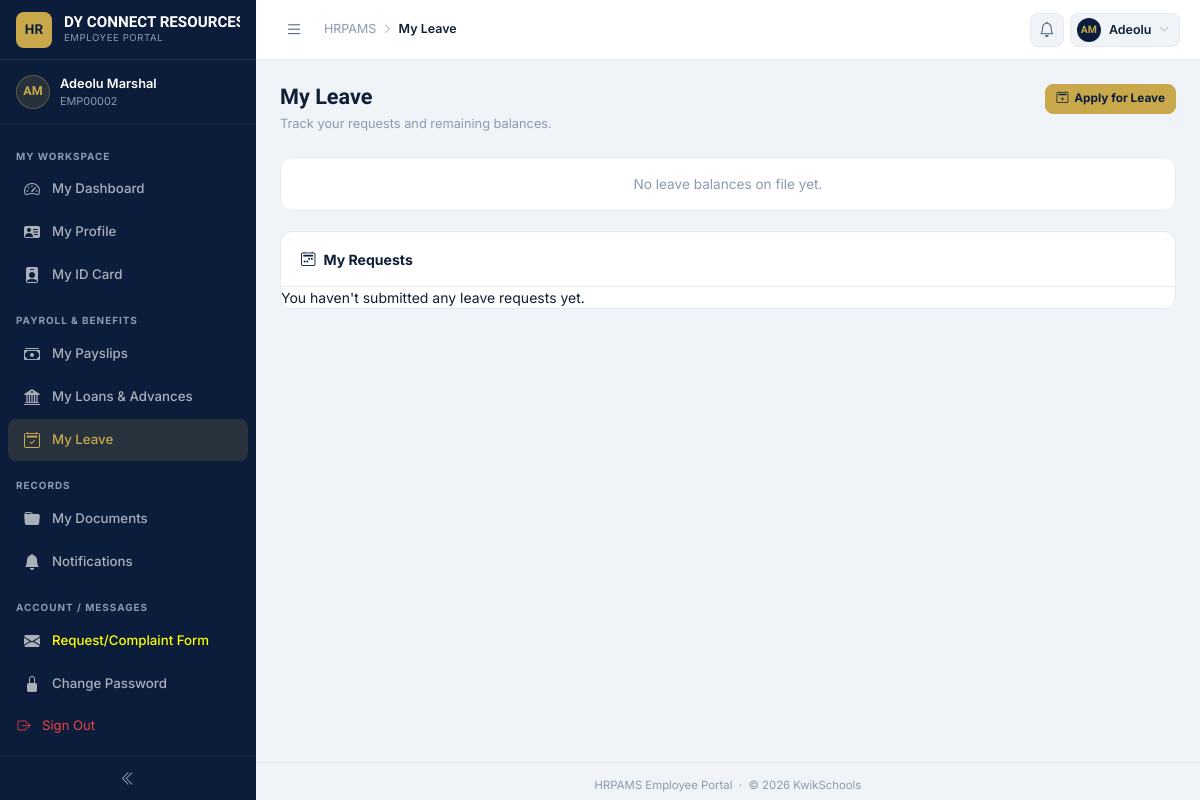
The page /leave/myleave/ (signed in) on the database as committed earlier.
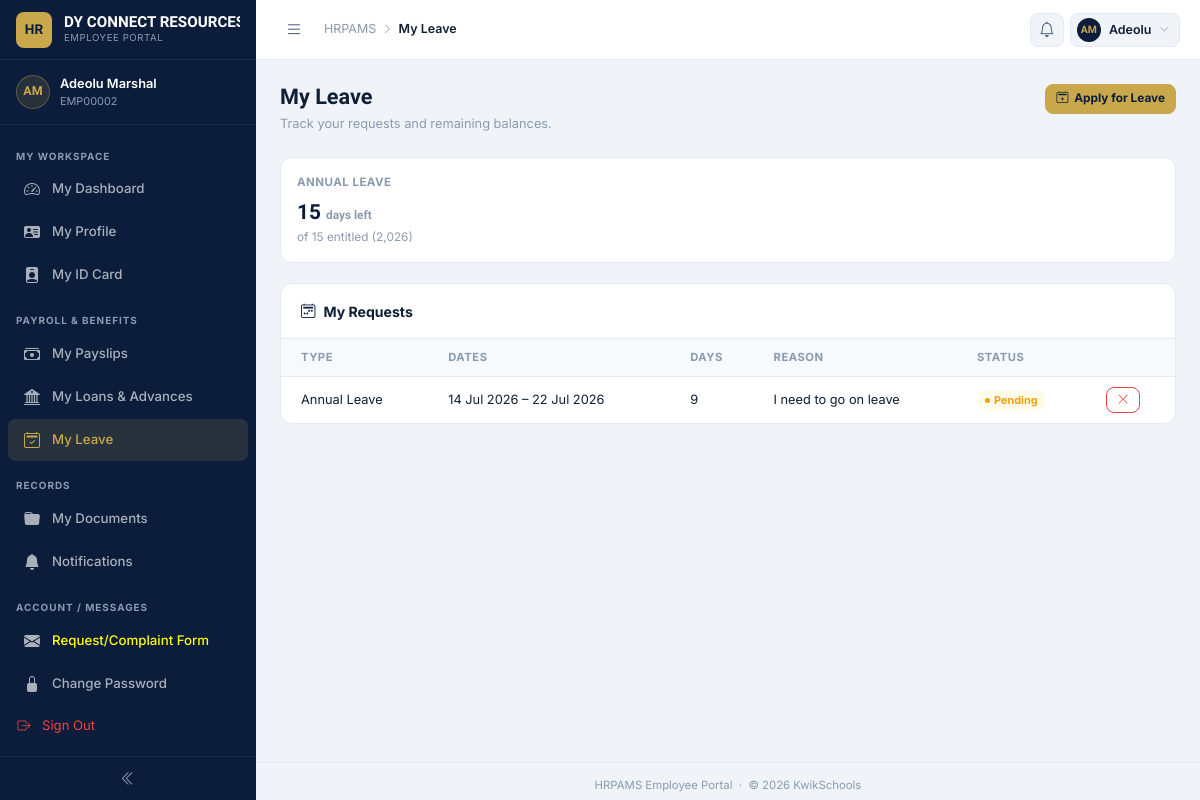
The same page on the database as committed later.
### leave/models.py (models this page shows, shortened)
class LeaveBalance(models.Model):
    staff = models.ForeignKey(Staff, on_delete=models.CASCADE, related_name="leave_balances")
    leave_type = models.ForeignKey(LeaveType, on_delete=models.PROTECT, related_name="balances")
    year = models.PositiveSmallIntegerField(default=timezone.now().year)
    entitled_days = models.PositiveSmallIntegerField(default=0)
    used_days = models.PositiveSmallIntegerField(default=0)
    created_at = models.DateTimeField(auto_now_add=True)
    updated_at = models.DateTimeField(auto_now=True)
    class Meta:
        unique_together = ("staff", "leave_type", "year")
        ordering = ["leave_type__name"]
        verbose_name = "Leave Balance"
        verbose_name_plural = "Leave Balances"
    @property
    def remaining_days(self) -> int:
        return max(self.entitled_days - self.used_days, 0)

class LeaveType(models.Model):
    name = models.CharField(max_length=60, unique=True)
    code = models.SlugField(max_length=20, unique=True, help_text="Short code, e.g. 'annual', 'sick'.")
    default_entitlement_days = models.PositiveSmallIntegerField(
        default=0,
        help_text="Days a staff member is entitled to per year for this leave type. "
                   "0 means untracked/unlimited (e.g. Compassionate Leave).",
    )
    requires_note = models.BooleanField(
        default=False,
        help_text="e.g. a medical note for Sick Leave — enforced at the UI level, not the DB level.",
    )
    is_active = models.BooleanField(default=True)
    created_at = models.DateTimeField(auto_now_add=True)
    updated_at = models.DateTimeField(auto_now=True)
    class Meta:
        ordering = ["name"]
        verbose_name = "Leave Type"

class LeaveRequest(models.Model):
    uuid = models.UUIDField(default=uuid_lib.uuid4, editable=False, unique=True, db_index=True)
    staff = models.ForeignKey(Staff, on_delete=models.CASCADE, related_name="leave_requests")
    leave_type = models.ForeignKey(LeaveType, on_delete=models.PROTECT, related_name="requests")
    start_date = models.DateField()
    end_date = models.DateField()
    days_requested = models.PositiveSmallIntegerField(
        editable=False,
        help_text="Snapshotted at submission time — never recalculated retroactively.",
    )
    reason = models.TextField()
    status = models.CharField(
        max_length=12, choices=LeaveRequestStatus.choices, default=LeaveRequestStatus.PENDING
    )
    applied_at = models.DateTimeField(auto_now_add=True)
    reviewed_by = models.ForeignKey(
        settings.AUTH_USER_MODEL, null=True, blank=True, on_delete=models.SET_NULL, related_name="+"
    )
    reviewed_at = models.DateTimeField(null=True, blank=True)
    review_note = models.CharField(max_length=255, blank=True)
    is_active = models.BooleanField(default=True)
    created_at = models.DateTimeField(auto_now_add=True)
    updated_at = models.DateTimeField(auto_now=True)
    created_by = models.ForeignKey(
        settings.AUTH_USER_MODEL, null=True, blank=True, on_delete=models.SET_NULL, related_name="+"
    )
    updated_by = models.ForeignKey(
        settings.AUTH_USER_MODEL, null=True, blank=True, on_delete=models.SET_NULL, related_name="+"
    )
    class Meta:
        ordering = ["-applied_at"]
        indexes = [
            models.Index(fields=["status"]),
            models.Index(fields=["staff", "status"]),
        ]
        verbose_name = "Leave Request"
    @property
    def is_pending(self) -> bool:
        return self.status == LeaveRequestStatus.PENDING

### leave/views.py (the view)
# urls.py: path("myleave/", MyLeaveRequestListView.as_view(), name="my_requests"),
class MyLeaveRequestListView(OwnLeaveRequestMixin, ListView):
    model = LeaveRequest
    template_name = "leave/my_requests.html"
    context_object_name = "requests"
    paginate_by = 15
    def get_queryset(self):
        return (
            LeaveRequest.objects.filter(staff=self.request.user.staff_profile)
            .select_related("leave_type")
            .order_by("-applied_at")
        )
    def get_context_data(self, **kwargs):
        ctx = super().get_context_data(**kwargs)
        ctx["page_title"] = "My Leave"
        ctx["breadcrumb"] = "My Leave"
        ctx["balances"] = LeaveBalance.objects.filter(
            staff=self.request.user.staff_profile
        ).select_related("leave_type")
        return ctx

### dashboard/context_processors.py (called while the page is built)
def corporate_identity(request):
    try:
        identity = CorporateIdentity.get_default()
    except Exception as exc:
        logger.warning(
            "Unable to load Corporate Identity: %s",
            exc,
        )
        identity = None
    return {
        "corporate_info": identity,
    }

### dashboard/models.py (called while the page is built)
    @classmethod
    def get_default(cls) -> "CorporateIdentity | None":
        return (
            cls.objects.filter(is_default=True).first()
            or cls.objects.first()
        )

### leave/mixins.py (called while the page is built)
    def dispatch(self, request, *args, **kwargs):
        if not request.user.is_authenticated:
            return self.handle_no_permission()
        if not hasattr(request.user, "staff_profile"):
            messages.error(
                request, "Your account is not linked to a staff profile. Contact HR for access."
            )
            raise PermissionDenied
        return super().dispatch(request, *args, **kwargs)

### leave/templates/leave/my_requests.html (shortened to what this page needs)
{% extends "dashboard/base_employee.html" %}
{% load static %}
{% block breadcrumb %}<span class="bc-current">My Leave</span>{% endblock %}
{% block page_header %}
<div class="page-header section-mb">
  <div>
    <div class="page-title">My Leave</div>
    <div class="page-subtitle">Track your requests and remaining balances.</div>
  </div>
  <div class="page-header-actions">
    <a href="{% url 'leave:apply-leave' %}" class="btn btn-gold btn-sm">
      <i class="bi bi-calendar2-plus"></i> Apply for Leave
    </a>
  </div>
</div>
{% endblock %}
{% block page_content %}
<div class="balance-strip">
  {% for b in balances %}
  <div class="balance-card">
    <div class="bc-type">{{ b.leave_type.name }}</div>
    <div class="bc-remaining">{{ b.remaining_days }} <span class="bc-of">days left</span></div>
    <div class="bc-of">of {{ b.entitled_days }} entitled ({{ b.year }})</div>
  </div>
  {% empty %}
  <div class="balance-card" style="grid-column:1/-1;text-align:center;color:var(--text-muted);font-size:.85rem">
    No leave balances on file yet.
  </div>
  {% endfor %}
</div>
<div class="card">
  <div class="card-header"><div class="card-title"><i class="bi bi-calendar2-week"></i> My Requests</div></div>
  <div class="card-body" style="padding:0">
    {% if requests %}
    <div class="data-table-wrap">
      <table class="data-table">
        <thead>
          <tr>
            <th>Type</th><th>Dates</th><th>Days</th><th>Reason</th><th>Status</th><th></th>
          </tr>
        </thead>
        <tbody>
          {% for r in requests %}
          <tr>
            <td>{{ r.leave_type.name }}</td>
            <td>{{ r.start_date|date:"d M Y" }} – {{ r.end_date|date:"d M Y" }}</td>
            <td>{{ r.days_requested }}</td>
            <td style="max-width:220px;overflow:hidden;text-overflow:ellipsis;white-space:nowrap">{{ r.reason }}</td>
            <td>
              <span class="pill {% if r.status == 'Approved' %}active{% elif r.status == 'Declined' %}suspended{% elif r.status == 'Cancelled' %}draft{% else %}pending{% endif %}">
                {{ r.status }}
              </span>
            </td>
            <td>
              {% if r.is_pending %}
              <form method="post" action="{% url 'leave:cancel' uuid=r.uuid %}"
                    onsubmit="return confirm('Withdraw this leave request?')" style="display:inline">
                <button type="submit" class="btn btn-outline btn-sm" style="color:var(--red);border-color:var(--red)">
                  <i class="bi bi-x-lg"></i>
                </button>
              </form>
              {% endif %}
            </td>
          </tr>
          {% endfor %}
        </tbody>
      </table>
    </div>
    {% else %}
    <div class="empty-hint">You haven't submitted any leave requests yet.</div>
    {% endif %}
  </div>
</div>
{% endblock %}

Rows that differ between the two databases and show on the page:
added LeaveBalance: leave_type.name "ANNUAL LEAVE", remaining_days "15", entitled_days "15", year "2,026"
added LeaveRequest: leave_type.name "Annual Leave", start_date "14 Jul 2026", end_date "22 Jul 2026", days_requested "9", reason "I need to go on leave", status "Pending"
Other text that changed with them:
text no longer shown: "No leave balances on file yet. You haven't submitted any leave requests yet."
text now shown: "TYPE DATES DAYS REASON STATUS"
